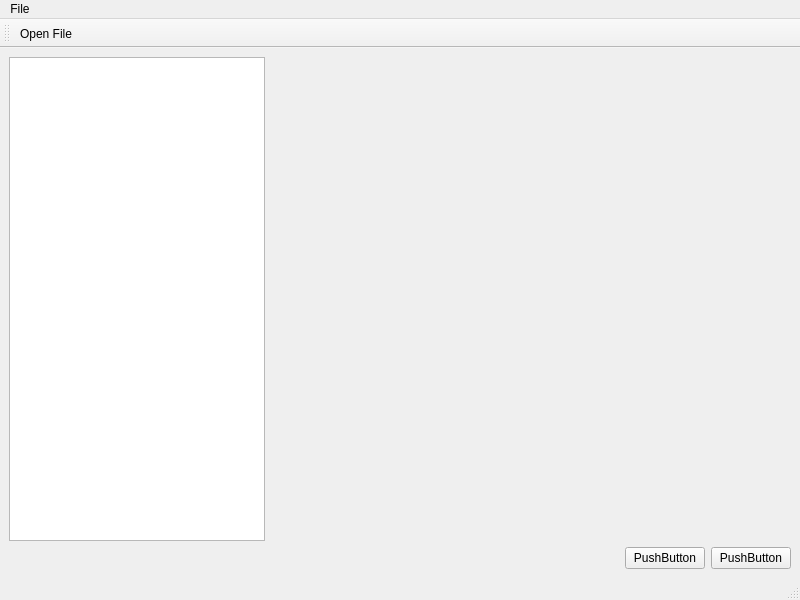
<?xml version="1.0" encoding="UTF-8"?>
<ui version="4.0">
 <class>MainWindow</class>
 <widget class="QMainWindow" name="MainWindow">
  <property name="geometry">
   <rect>
    <x>0</x>
    <y>0</y>
    <width>800</width>
    <height>600</height>
   </rect>
  </property>
  <property name="windowTitle">
   <string>MainWindow</string>
  </property>
  <widget class="QWidget" name="centralwidget">
   <layout class="QVBoxLayout" name="verticalLayout">
    <item>
     <layout class="QHBoxLayout" name="horizontalLayout">
      <item>
       <widget class="QTreeView" name="treeView">
        <property name="sizePolicy">
         <sizepolicy hsizetype="Fixed" vsizetype="Expanding">
          <horstretch>0</horstretch>
          <verstretch>0</verstretch>
         </sizepolicy>
        </property>
        <property name="contextMenuPolicy">
         <enum>Qt::ContextMenuPolicy::ActionsContextMenu</enum>
        </property>
       </widget>
      </item>
      <item>
       <widget class="QVTKOpenGLNativeWidget" name="widget" native="true">
        <property name="sizePolicy">
         <sizepolicy hsizetype="Expanding" vsizetype="Expanding">
          <horstretch>0</horstretch>
          <verstretch>0</verstretch>
         </sizepolicy>
        </property>
       </widget>
      </item>
     </layout>
    </item>
    <item>
     <layout class="QHBoxLayout" name="horizontalLayout_2">
      <item>
       <spacer name="horizontalSpacer">
        <property name="orientation">
         <enum>Qt::Orientation::Horizontal</enum>
        </property>
        <property name="sizeHint" stdset="0">
         <size>
          <width>40</width>
          <height>20</height>
         </size>
        </property>
       </spacer>
      </item>
      <item>
       <widget class="QPushButton" name="pushButton">
        <property name="text">
         <string>PushButton</string>
        </property>
       </widget>
      </item>
      <item>
       <widget class="QPushButton" name="pushButton_2">
        <property name="text">
         <string>PushButton</string>
        </property>
       </widget>
      </item>
     </layout>
    </item>
   </layout>
  </widget>
  <widget class="QMenuBar" name="menubar">
   <property name="geometry">
    <rect>
     <x>0</x>
     <y>0</y>
     <width>800</width>
     <height>25</height>
    </rect>
   </property>
   <widget class="QMenu" name="menuFile">
    <property name="title">
     <string>File</string>
    </property>
   </widget>
   <addaction name="menuFile"/>
  </widget>
  <widget class="QStatusBar" name="statusbar"/>
  <widget class="QToolBar" name="toolBar">
   <property name="windowTitle">
    <string>toolBar</string>
   </property>
   <attribute name="toolBarArea">
    <enum>TopToolBarArea</enum>
   </attribute>
   <attribute name="toolBarBreak">
    <bool>false</bool>
   </attribute>
   <addaction name="actionOpen_File"/>
  </widget>
  <action name="actionOpen_File">
   <property name="icon">
    <iconset resource="icons.qrc">
     <normaloff>:/Icons/fileopen.png</normaloff>:/Icons/fileopen.png</iconset>
   </property>
   <property name="text">
    <string>Open File</string>
   </property>
   <property name="menuRole">
    <enum>QAction::MenuRole::NoRole</enum>
   </property>
  </action>
  <action name="actionItem_Options">
   <property name="text">
    <string>Item Options</string>
   </property>
   <property name="toolTip">
    <string>Options</string>
   </property>
   <property name="menuRole">
    <enum>QAction::MenuRole::NoRole</enum>
   </property>
  </action>
 </widget>
 <customwidgets>
  <customwidget>
   <class>QVTKOpenGLNativeWidget</class>
   <extends>QWidget</extends>
   <header>qvtkopenglnativewidget.h</header>
   <container>1</container>
  </customwidget>
 </customwidgets>
 <resources>
  <include location="icons.qrc"/>
 </resources>
 <connections/>
</ui>
